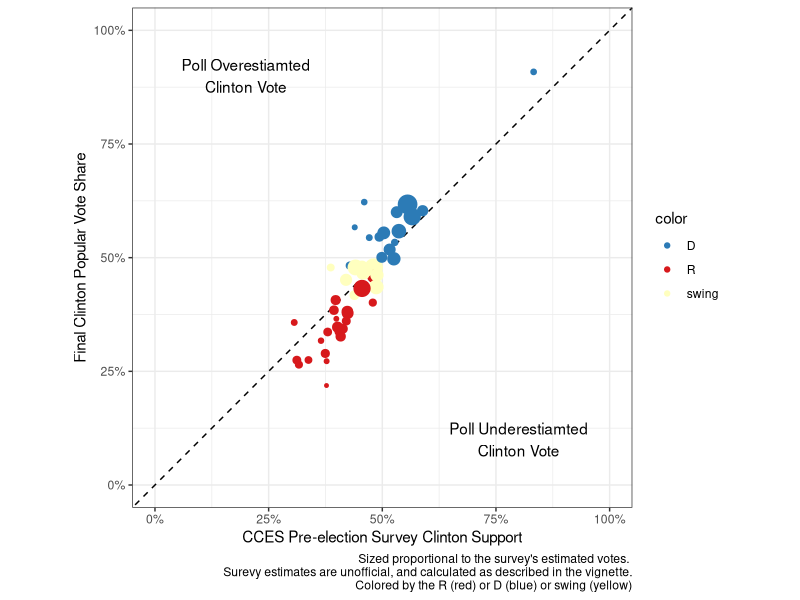
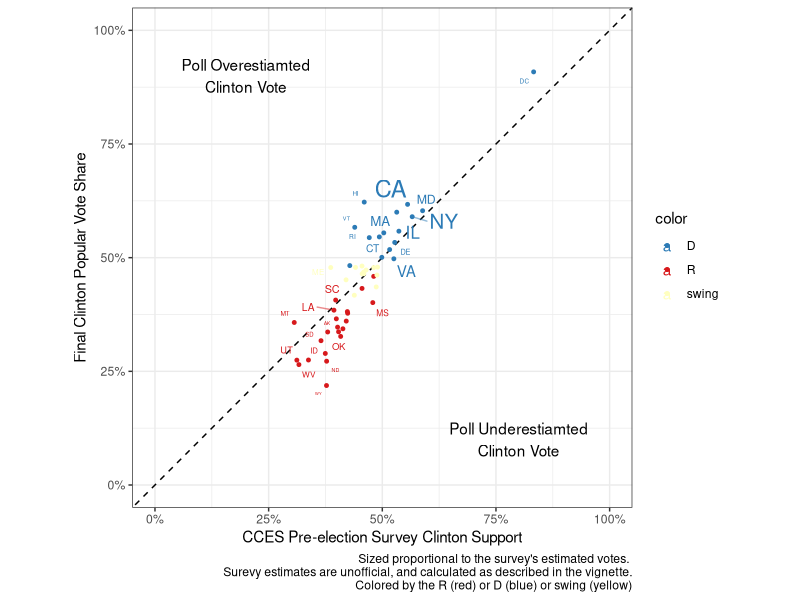
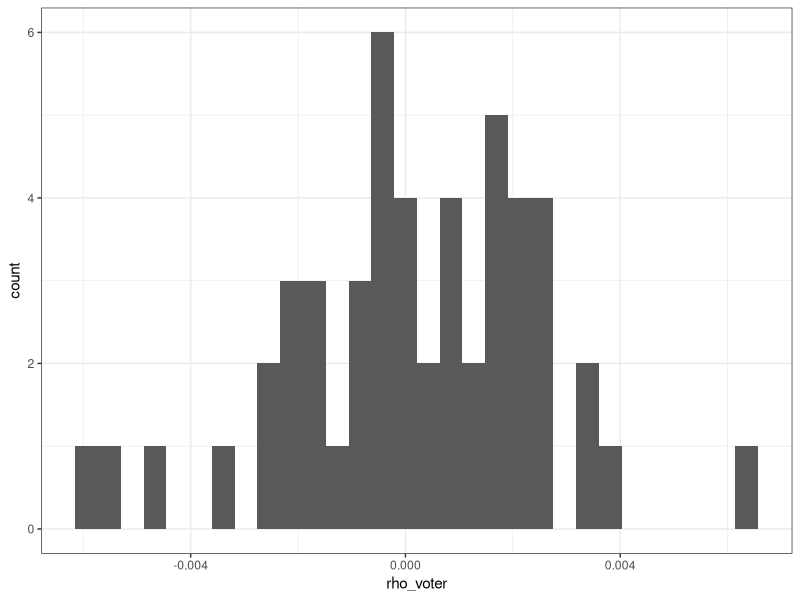
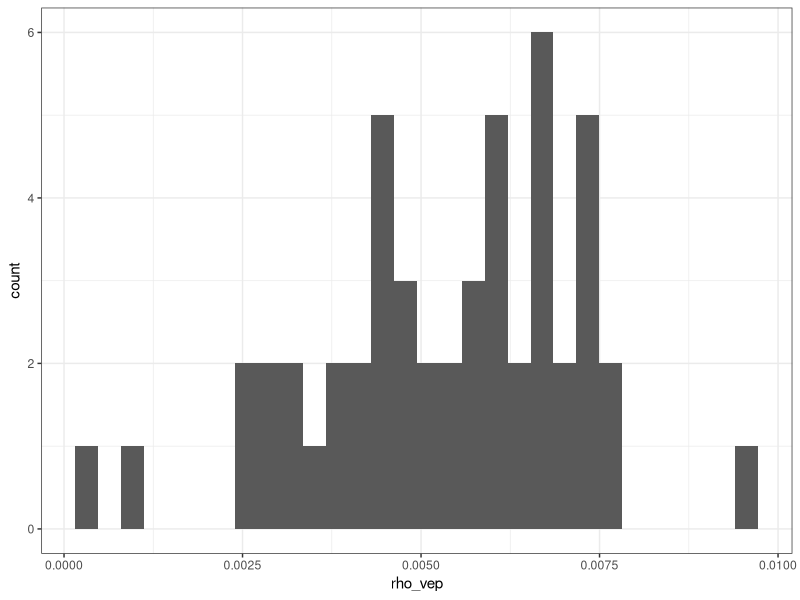
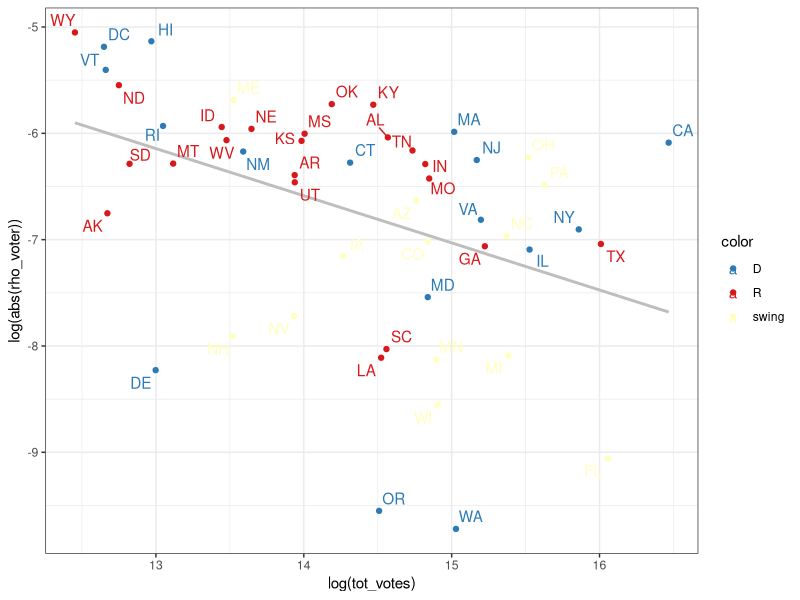
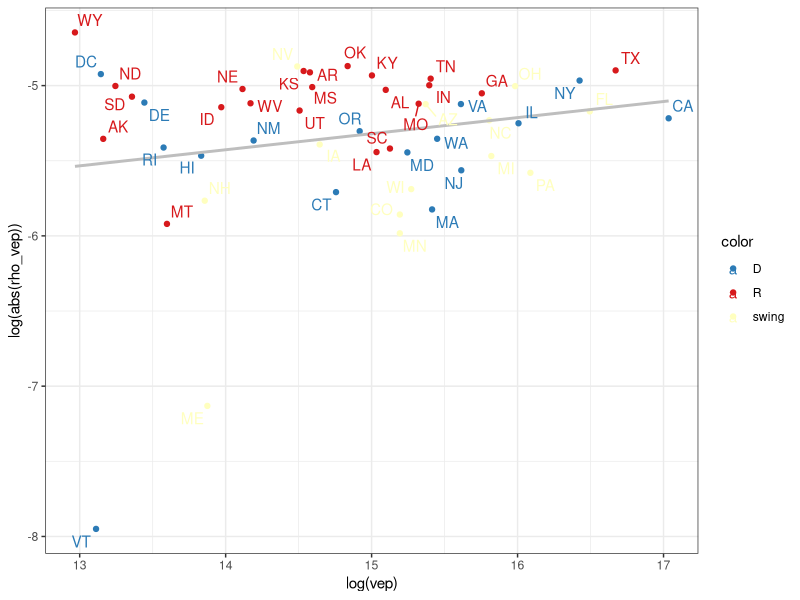

These charts were generated, in order, by the following R code:
## ---- chunk 1
knitr::opts_chunk$set(echo = TRUE)
library(readr)
## ---- chunk 2
read_csv("data/output/pres16_state.csv")
## ---- chunk 3
library(ggplot2)
library(ggrepel)
library(scales)
library(readr)

df <- read_csv("data/output/pres16_state.csv")

colorvec <- c("R" =  '#d7191c', "swing" = '#ffffbf', "D" = '#2c7bb6')

gg0 <- ggplot(df, aes(x = cces_pct_hrc_voters, y = pct_hrc_voters, size = cces_n_voters, color = color)) +
  geom_abline(slope = 1, intercept = 0, linetype = "dashed") +
  scale_x_continuous(limits = c(0, 1), label = percent) +
  scale_y_continuous(limits = c(0, 1), label = percent) +
  scale_color_manual(values = colorvec) +
  guides(size = FALSE) +
  coord_equal() +
  theme_bw() +
  annotate("text", x = 0.8, y = 0.1, label = "Poll Underestiamted\nClinton Vote") +
  annotate("text", x = 0.2, y = 0.9, label = "Poll Overestiamted\nClinton Vote") +
  labs(x = "CCES Pre-election Survey Clinton Support",
       y = "Final Clinton Popular Vote Share",
       caption = "Sized proportional to the survey's estimated votes. \nSurevy estimates are unofficial, and calculated as described in the vignette.\n Colored by the R (red) or D (blue) or swing (yellow)")
## ---- chunk 4
gg0 + geom_point()
## ---- chunk 5
gg0 + geom_point(size = 1) +  geom_text_repel(aes(label = st), segment.alpha = 0.5)
## ---- chunk 6
ggplot(df, aes(x = rho_voter)) +geom_histogram() + theme_bw()
## ---- chunk 7
ggplot(df, aes(x = rho_vep)) +geom_histogram() + theme_bw()
## ---- chunk 8
gg_rho_voter <-  ggplot(df, aes(x = log(tot_votes), y = log(abs(rho_voter)), label = st, color = color)) +
  theme_bw() +
  geom_point() +
  scale_color_manual(values = colorvec)  +
  geom_smooth(method = "lm", se = FALSE, color = "gray") +
  geom_text_repel()
gg_rho_voter
## ---- chunk 9
summary(lm(log(abs(rho_voter)) ~ log(tot_votes), df))
## ---- chunk 10
gg_rho_voter + aes(x = log(vep), y = log(abs(rho_vep)))
## ---- chunk 11
summary(lm(log(abs(rho_vep)) ~ log(vep), df))
